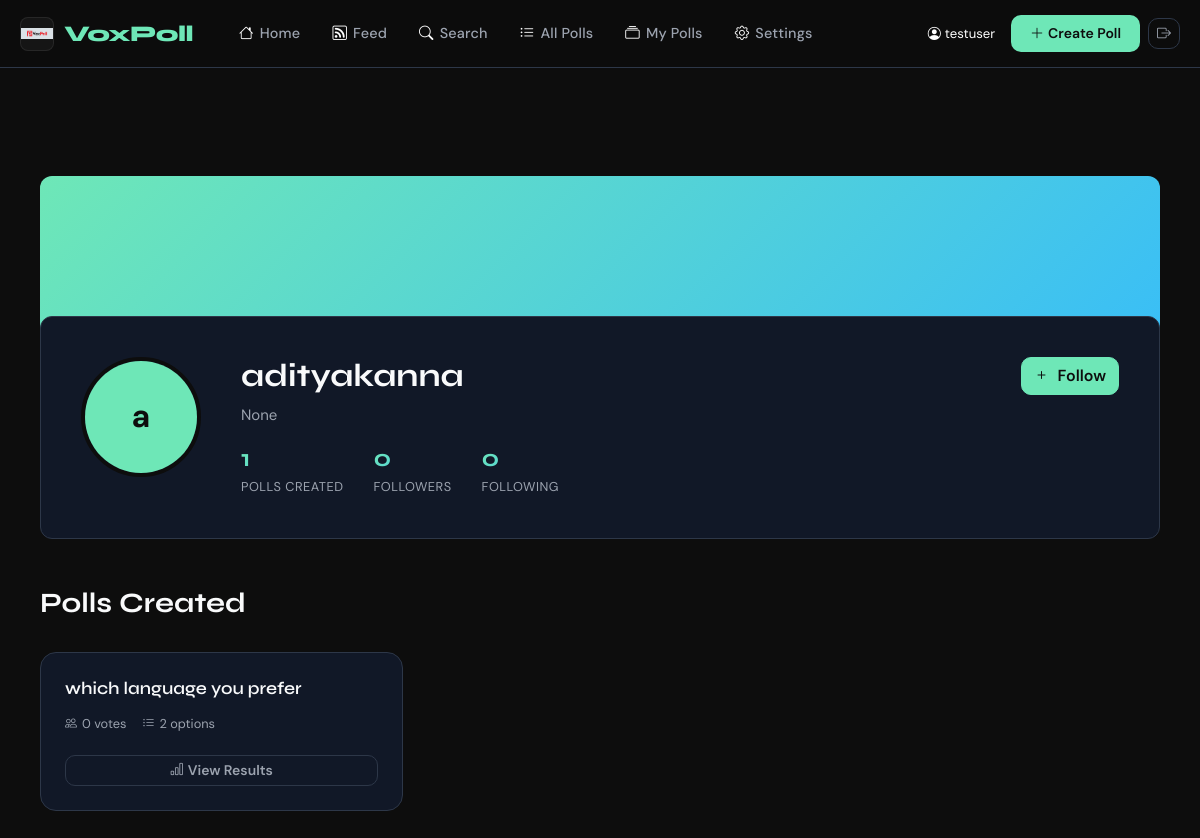
The page /profile/user/9/ (signed in) on the database its author committed.
### organizations/models.py (models this page shows, shortened)
class UserProfile(models.Model):
    user = models.OneToOneField(User, on_delete=models.CASCADE, related_name='profile')
    bio = models.TextField(blank=True, null=True, max_length=500)
    profile_picture = models.FileField(
        upload_to='user_profiles/',
        blank=True,
        null=True,
        validators=[FileExtensionValidator(allowed_extensions=['jpg', 'jpeg', 'png', 'gif'])]
    )
    verified = models.BooleanField(default=False)
    created_at = models.DateTimeField(auto_now_add=True)
    updated_at = models.DateTimeField(auto_now=True)

### polls/models.py (models this page shows, shortened)
class Poll(models.Model):
    question = models.CharField(max_length=500)
    description = models.TextField(blank=True, null=True)
    created_by = models.ForeignKey(User, on_delete=models.CASCADE, related_name='polls', null=True, blank=True)
    created_by_organization = models.ForeignKey('organizations.Organization', on_delete=models.CASCADE, related_name='polls', null=True, blank=True)
    created_at = models.DateTimeField(auto_now_add=True)
    updated_at = models.DateTimeField(auto_now=True)
    expires_at = models.DateTimeField(null=True, blank=True)
    is_closed = models.BooleanField(default=False)
    class Meta:
        ordering = ['-created_at']
    def total_votes(self):
        return Vote.objects.filter(poll=self).count()

### organizations/views.py (the view)
# urls.py: path('profile/user/<int:user_id>/', views.user_profile, name='user_profile'),
@login_required
def user_profile(request, user_id):
    user = get_object_or_404(User, id=user_id)
    profile = UserProfile.objects.get_or_create(user=user)[0]
    user_polls = Poll.objects.filter(created_by=user)
    is_following = Follow.objects.filter(follower_user=request.user, following_user=user).exists()
    follower_count = Follow.objects.filter(following_user=user).count()
    following_count = Follow.objects.filter(follower_user=user).count()
    context = {
        'profile_user': user,
        'user_profile': profile,
        'user_polls': user_polls,
        'is_following': is_following,
        'follower_count': follower_count,
        'following_count': following_count,
        'can_edit': request.user == user,
    }
    return render(request, 'organizations/user_profile.html', context)

### accounts/privacy.py (called while the page is built)
    def __call__(self, request):
        request.can_view_profile = self.can_view_profile
        request.can_view_followers = self.can_view_followers
        request.can_view_following = self.can_view_following
        request.can_view_voting_activity = self.can_view_voting_activity
        response = self.get_response(request)
        return response

### templates/organizations/user_profile.html (shortened to what this page needs)
{% extends 'base.html' %}
{% block content %}
<div class="profile-wrapper">
    <div class="container">
        <div class="profile-header">
            <div class="profile-cover"></div>
            <div class="profile-info">
                <div class="profile-avatar">
                    {% if user_profile.profile_picture %}
                        <img src="{{ user_profile.profile_picture.url }}" alt="{{ profile_user.username }}">
                    {% else %}
                        <div class="avatar-placeholder-large">{{ profile_user.username|first }}</div>
                    {% endif %}
                </div>
                <div class="profile-details">
                    <h1>{{ profile_user.username }}</h1>
                    <p class="profile-bio">{{ user_profile.bio }}</p>
                    <div class="profile-stats">
                        <div class="stat-item">
                            <div class="stat-value">{{ user_polls.count }}</div>
                            <div class="stat-label">Polls Created</div>
                        </div>
                        <div class="stat-item">
                            <a href="{% url 'followers_list' profile_user.id %}">
                                <div class="stat-value">{{ follower_count }}</div>
                                <div class="stat-label">Followers</div>
                            </a>
                        </div>
                        <div class="stat-item">
                            <a href="{% url 'following_list' profile_user.id %}">
                                <div class="stat-value">{{ following_count }}</div>
                                <div class="stat-label">Following</div>
                            </a>
                        </div>
                    </div>
                </div>
                <div class="profile-actions">
                    {% if can_edit %}
                    <a href="{% url 'edit_user_profile' %}" class="btn btn-primary">
                        <i class="bi bi-pencil me-2"></i>Edit Profile
                    </a>
                    {% else %}
                    {% if is_following %}
                    <button class="btn btn-outline-secondary unfollow-btn" data-user-id="{{ profile_user.id }}">
                        <i class="bi bi-check me-2"></i>Following
                    </button>
                    {% else %}
                    <button class="btn btn-primary follow-btn" data-user-id="{{ profile_user.id }}">
                        <i class="bi bi-plus me-2"></i>Follow
                    </button>
                    {% endif %}
                    {% endif %}
                </div>
            </div>
        </div>
        <div class="mt-5">
            <h3>Polls Created</h3>
            {% if user_polls %}
            <div class="row g-3 mt-3">
                {% for poll in user_polls %}
                <div class="col-md-6 col-lg-4">
                    <div class="poll-card">
                        <div class="poll-question">{{ poll.question }}</div>
                        <div class="poll-meta">
                            <span class="poll-meta-item"><i class="bi bi-people"></i>{{ poll.total_votes }} votes</span>
                            <span class="poll-meta-item"><i class="bi bi-list-ul"></i>{{ poll.options.count }} options</span>
                        </div>
                        <a href="{% url 'results' poll.id %}" class="btn btn-outline-secondary btn-sm w-100">
                            <i class="bi bi-bar-chart me-1"></i>View Results
                        </a>
                    </div>
                </div>
                {% endfor %}
            </div>
            {% else %}
            <p class="text-muted">No polls created yet</p>
            {% endif %}
        </div>
    </div>
</div>
{% endblock %}

### templates/base.html (shortened to what this page needs)
{% load static %}
<!DOCTYPE html>
<html lang="en">
<head>
    <link href="https://cdnjs.cloudflare.com/ajax/libs/bootstrap/5.3.2/css/bootstrap.min.css" rel="stylesheet">
    <link href="https://cdnjs.cloudflare.com/ajax/libs/bootstrap-icons/1.11.3/font/bootstrap-icons.min.css" rel="stylesheet">
</head>
<body>
<nav class="navbar navbar-expand-lg">
    <div class="container">
        <a class="navbar-brand" href="{% url 'home' %}">
            <img src="{% static 'images/Screenshot 2026-06-10 033505.png' %}" alt="VoxPoll logo" class="site-logo">
            <span>Vox<span>Poll</span></span>
        </a>
        <div class="collapse navbar-collapse" id="navMenu">
            {% if user.is_authenticated %}
            <ul class="navbar-nav me-auto ms-3 gap-1">
                <li class="nav-item">
                    <a class="nav-link {% if request.resolver_match.url_name == 'dashboard' %}active{% endif %}" href="{% url 'dashboard' %}">
                        <i class="bi bi-house"></i>Home
                    </a>
                </li>
                <li class="nav-item">
                    <a class="nav-link {% if request.resolver_match.url_name == 'feed' %}active{% endif %}" href="{% url 'feed' %}">
                        <i class="bi bi-rss"></i>Feed
                    </a>
                </li>
                <li class="nav-item">
                    <a class="nav-link {% if request.resolver_match.url_name == 'search' %}active{% endif %}" href="{% url 'search' %}">
                        <i class="bi bi-search"></i>Search
                    </a>
                </li>
                <li class="nav-item">
                    <a class="nav-link {% if request.resolver_match.url_name == 'poll_list' %}active{% endif %}" href="{% url 'poll_list' %}">
                        <i class="bi bi-list-ul"></i>All Polls
                    </a>
                </li>
                <li class="nav-item">
                    <a class="nav-link {% if request.resolver_match.url_name == 'my_polls' %}active{% endif %}" href="{% url 'my_polls' %}">
                        <i class="bi bi-collection"></i>My Polls
                    </a>
                </li>
                <li class="nav-item">
                    <a class="nav-link {% if request.resolver_match.url_name == 'settings' %}active{% endif %}" href="{% url 'settings' %}">
                        <i class="bi bi-gear"></i>Settings
                    </a>
                </li>
            </ul>
            {% endif %}
            <div class="d-flex align-items-center gap-2">
                {% if user.is_authenticated %}
                <span class="text-muted small me-2" style="color: white !important;">
                    <i class="bi bi-person-circle me-1" style="color: white;"></i>{{ user.username }}
                </span>
                <a href="{% url 'create_poll' %}" class="btn btn-nav-cta btn-sm">
                    <i class="bi bi-plus-lg me-1"></i>Create Poll
                </a>
                <a href="{% url 'logout' %}" class="btn btn-outline-secondary btn-sm">
                    <i class="bi bi-box-arrow-right"></i>
                </a>
                {% endif %}
            </div>
        </div>
    </div>
</nav>
<div class="{% if user.is_authenticated %}main-content{% else %}main-content{% endif %}">
    <div class="container">
        {% block content %}{% endblock %}
    </div>
</div>
</body>
</html>

### templates/base.html (style rules this page uses)
:root { --brand: #0D0D0D; --accent: #6EE7B7; --accent2: #38BDF8; --surface: #111827; --surface2: #1F2937; --surface3: #374151; --border: #2D3748; --text: #F9FAFB; --text-muted: #9CA3AF; --danger: #F87171; --warning: #FBBF24; --success: #6EE7B7; --card-radius: 16px; --nav-h: 68px; }
* { box-sizing: border-box; }
html { scroll-behavior: smooth; }
body { background: var(--brand); color: var(--text); font-family: 'DM Sans', sans-serif; font-size: 15px; line-height: 1.6; min-height: 100vh; overflow-x: hidden; }
img, picture, video, iframe, svg { max-width: 100%; height: auto; }
.container { width: 100%; max-width: 1400px; margin: 0 auto; padding: 0 20px; }
.card, .poll-card, .stat-card, .auth-form-container, .auth-sidebar-content { min-width: 0; word-wrap: break-word; }
h1, h2, h3, h4, h5, h6, .display-font { font-family: 'Syne', sans-serif; font-weight: 700; }
.navbar { background: rgba(13,13,13,0.95); backdrop-filter: blur(20px); border-bottom: 1px solid var(--border); height: var(--nav-h); position: sticky; top: 0; z-index: 1000; }
.navbar-brand { font-family: 'Syne', sans-serif; font-weight: 800; font-size: 1.4rem; color: var(--text) !important; letter-spacing: -0.5px; display: inline-flex; align-items: center; gap: 10px; }
.navbar-brand img.site-logo { width: 34px; height: 34px; object-fit: contain; border-radius: 8px; border: 1px solid rgba(255,255,255,0.08); background: rgba(255,255,255,0.04); }
.navbar-brand span { color: var(--accent); }
.nav-link { color: var(--text-muted) !important; font-weight: 500; font-size: 0.9rem; padding: 6px 14px !important; border-radius: 8px; transition: all 0.2s; letter-spacing: 0.2px; }
.nav-link i { margin-right: 6px; color: white; }
.text-muted.small.me-2 { color: white; }
.btn-nav-cta { background: var(--accent); color: #0D0D0D !important; font-weight: 700; border-radius: 8px; padding: 7px 18px !important; font-size: 0.875rem; transition: all 0.2s; }
.main-content { padding: 40px 0 80px; min-height: calc(100vh - var(--nav-h)); }
.poll-card { background: var(--surface); border: 1px solid var(--border); border-radius: var(--card-radius); padding: 24px; transition: all 0.25s cubic-bezier(0.4,0,0.2,1); position: relative; overflow: hidden; }
.poll-card::before { content: ''; position: absolute; top: 0; left: 0; right: 0; height: 3px; background: linear-gradient(90deg, var(--accent), var(--accent2)); opacity: 0; transition: opacity 0.25s; }
.poll-question { font-family: 'Syne', sans-serif; font-size: 1.1rem; font-weight: 600; margin-bottom: 12px; line-height: 1.4; }
.poll-meta { display: flex; gap: 16px; flex-wrap: wrap; margin-bottom: 20px; }
.poll-meta-item { font-size: 0.8rem; color: var(--text-muted); display: flex; align-items: center; gap: 5px; }
.poll-meta-item i { font-size: 0.75rem; }
.btn { font-family: 'DM Sans', sans-serif; font-weight: 600; border-radius: 10px; transition: all 0.2s; }
.btn-primary { background: var(--accent); border-color: var(--accent); color: #0D0D0D; }
.btn-outline-secondary { border-color: var(--border); color: var(--text-muted); }
.stat-value { font-family: 'Syne', sans-serif; font-size: 2.5rem; font-weight: 800; line-height: 1; background: linear-gradient(135deg, var(--accent), var(--accent2)); -webkit-background-clip: text; -webkit-text-fill-color: transparent; background-clip: text; }
.stat-label { font-size: 0.8rem; color: var(--text-muted); text-transform: uppercase; letter-spacing: 0.5px; margin-top: 6px; }

### rows shown on the page
UserProfile: bio "None"
Poll: question "which language you prefer", total_votes "0", options.count "2"

### other values the page prints
{{ user.username }} "testuser"
{{ profile_user.username|first }} "a"
{{ profile_user.username }} "adityakanna"
{{ user_polls.count }} "1"
{{ follower_count }} "0"
{{ following_count }} "0"
